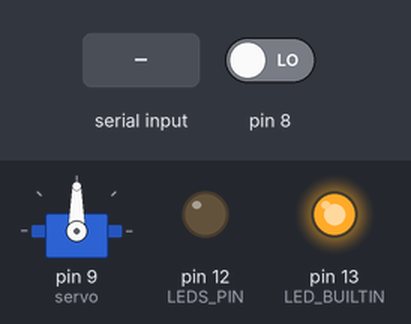
The sketch below on a simulated Arduino Uno, built with avr-gcc and run on an emulated ATmega328P. On the bench: servo, output pins drawn as LEDs (lit = HIGH). Inputs (shaded band) come from the test bench; at power-on: pin 8 LOW.

Above: at 1.0 s.
1.1 s: "1" received over Serial
At 1.25 s:
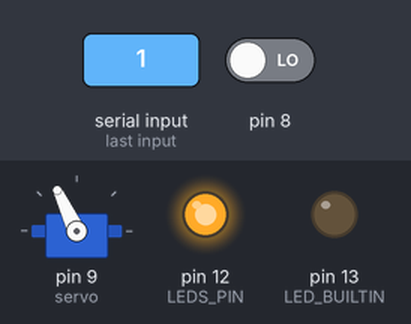
At 2.18 s:
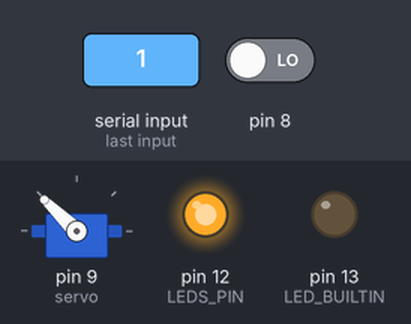
Timing chart, 0 to 10.1 s (numbered marks = the images above; inputs shaded):
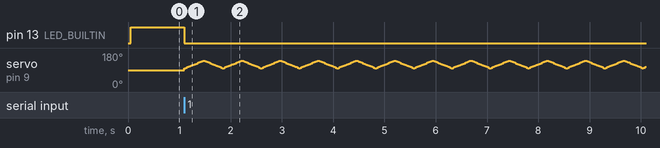

The sketch:

experiment_code.ino
```cpp
#include <Servo.h>

Servo servo;
int pos = 0;
int upper = 120;
int lower = 80;

#define LEDS_PIN 12

void setup() {
	Serial.begin(9600);

	pinMode(LED_BUILTIN, OUTPUT);
	pinMode(LEDS_PIN, OUTPUT);
	pinMode(8, INPUT);
	servo.attach(9);
	delay(50);

	if (digitalRead(8)) {
		upper = 120;
		lower = 80;
	}
	else {
		upper = 140;
		lower = 100;
	}

	digitalWrite(LED_BUILTIN, HIGH);
	while (!Serial.available());
	digitalWrite(LED_BUILTIN, LOW);
	digitalWrite(LEDS_PIN, HIGH);
}

void loop() {
	for (pos = lower; pos <= upper; pos += 1) {
		servo.write(pos);
		delay(9);
	}

	for (pos = upper; pos >= lower; pos -= 1) {
		servo.write(pos);
		delay(9);
	}
}
```
